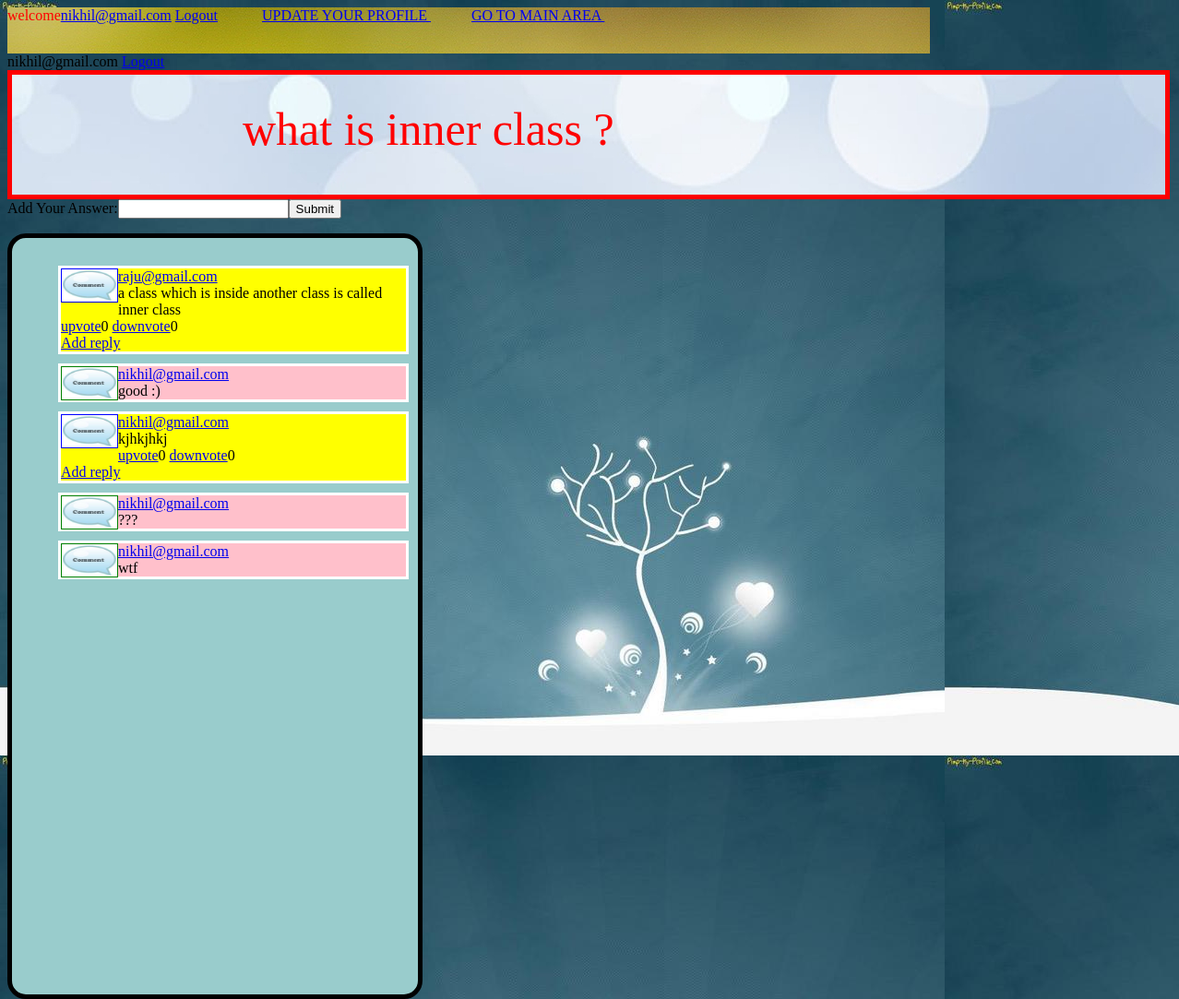
The app's page /show_question.php?sqid=3 (signed in) with its own data.
### tables this page shows
CREATE TABLE IF NOT EXISTS `question_table` (
`qid` int(20) NOT NULL,
  `question` varchar(100) NOT NULL,
  `category` varchar(20) NOT NULL,
  `question_by` varchar(20) NOT NULL,
  `no_of_comments` int(20) NOT NULL,
  `total_xp_part` int(20) NOT NULL,
  `views` int(20) NOT NULL,
  `EIWTK` int(20) NOT NULL
);

CREATE TABLE IF NOT EXISTS `answer_table` (
`ans_id` int(20) NOT NULL,
  `answer` varchar(200) NOT NULL,
  `ans_ques_id` int(20) NOT NULL,
  `ans_by` varchar(20) NOT NULL,
  `a_upvote` int(20) NOT NULL,
  `a_downvote` int(20) NOT NULL
);

CREATE TABLE IF NOT EXISTS `reply_table` (
`reply_id` int(20) NOT NULL,
  `reply` varchar(20) NOT NULL,
  `reply_ans_id` int(20) NOT NULL,
  `reply_by` varchar(20) NOT NULL
);

### show_question.php (the view, shortened to what this page needs)
<html>
<head> <link rel="stylesheet" href="comment.css" /> </head>
<body class="bod">
<div class="navi">
<?php $bb=$_SESSION["email"];
    echo "welcome";  echo "<a href='member_profile.php?bye=$bb'>"; echo $_SESSION["email"];  echo "</a>"; ?>
 <a href="newlogout.php"> Logout</a>     &nbsp; &nbsp; &nbsp; &nbsp;&nbsp; &nbsp;
 <a href="update.php"> UPDATE YOUR PROFILE </a>    &nbsp; &nbsp; &nbsp; &nbsp;&nbsp; &nbsp;
 <a href="welcome_comment.php"> GO TO MAIN AREA </a>   &nbsp; &nbsp; &nbsp; &nbsp;&nbsp; &nbsp;
</div>
<?php echo $_SESSION["email"]; ?>
<a href="newlogout.php"> Logout </a>
<div class="banner">
<?php
  $n1=$_GET['sqid'];
  $sql="select * from question_table where qid=$n1";
  $result=mysql_query($sql);
  while($row = mysql_fetch_array($result))
  {
    echo $row['question'];
  }
?>
</div>
<?php
  $n1=$_GET['sqid'];
 echo "<form action='add_ans_db.php?qid=$n1' method='POST'>";
 echo "Add Your Answer:" ;  echo  "<input type='text' name='ans'>";
 echo "<input type='submit' >";
 echo "</form>" ;
?>
<div class="show">
  <?php
  $n1=$_GET['sqid'];
  $sql="select * from answer_table where ans_ques_id=$n1";
  $result=mysql_query($sql);
  while($row=mysql_fetch_assoc($result))
  {
         echo "<div class='inside'>";
         $byy=$row['ans_by'];
         echo "<div class='in'>"; echo "<img src='download.jpg' width='60px' height='35px'>"; echo "</div>";
         echo "<a href='member_profile.php?bye=$byy'>";  echo $row['ans_by']; echo "</a>"; echo"<br>";
         echo $row['answer'];  echo"<br>";
         $qq=$row['ans_id'];
     echo "<a href='a_upvote.php?ja=$qq&qid=$n1'>";  echo "upvote";    echo "</a>";   echo $row['a_upvote'];     echo"  ";
     echo "<a href='a_downvote.php?ja=$qq&qid=$n1'>"; echo "downvote";  echo "</a>";  echo $row['a_downvote'];    echo"    "; echo "<br>";
     echo "<a href='replypage.php?rr=$qq&mm=$n1'> Add reply </a>";
        echo "</div>";
             $sql_reply="select * from reply_table where reply_ans_id=$qq";
             $result_reply=mysql_query($sql_reply);
                 while($row_reply=mysql_fetch_assoc($result_reply))
                  {
                   echo "<div class='inside_rep'>";
                   echo "<div class='in_rep'>"; echo "<img src='download.jpg' width='60px' height='35px'>"; echo "</div>";
                   echo "<a href='member_profile.php?bye=$byy'>"; echo $row_reply['reply_by']; echo "</a>"; echo"<br>";
                   echo $row_reply['reply'];  echo"<br>";
                   echo "</div>";
                   }
  }
 ?>
</div>
</body>
</html>

### comment.css (style rules this page uses)
.bod { background-color :#00CCFF; }
.banner { align: left; border-style:solid; padding: 30px 0px 0px 250px; border-width:2px; border-width:thick; border-color:red; width: 1000px; height:100px; font-size:50px; font:bold; background-image: url("iem7.jpg"); color: red; }
.navi { width: 1000px; height:50px; background-color :#FFC0CB; background-image: url("iem6.jpg"); color: red; }
.show { float:left; background-color:#99CCCC; border-color:black; border-style:solid; border-radius: 20px 20px 20px 20px; padding: 20px 0px 0px 40px; border-width:2px; border-width:thick; width: 400px; height:800px; margin-right:10px; }
.inside { margin:10px; border-style:solid; border-color:white; background-color:yellow; height:auto; }
.inside_rep { margin:10px; border-style:solid; border-color:white; background-color:pink; }
.in_rep { border-style:solid; border-width:1px; border-color:green; float: left; }
.in { border-style:solid; border-width:1px; border-color:blue; float: left; }
body { background-image: url("iem4.jpg"); }

### records on screen
question_table: question "what is inner class ?"
answer_table: ans_by "raju@gmail.com", answer "a class which is inside another class is called inner class", a_upvote "0", a_downvote "0"
reply_table: reply_by "nikhil@gmail.com", reply "good :)"
answer_table: ans_by "nikhil@gmail.com", answer "kjhkjhkj", a_upvote "0", a_downvote "0"
reply_table: reply_by "nikhil@gmail.com", reply "???"
reply_table: reply_by "nikhil@gmail.com", reply "wtf"

### other values on screen
$_SESSION["email"] "nikhil@gmail.com"
